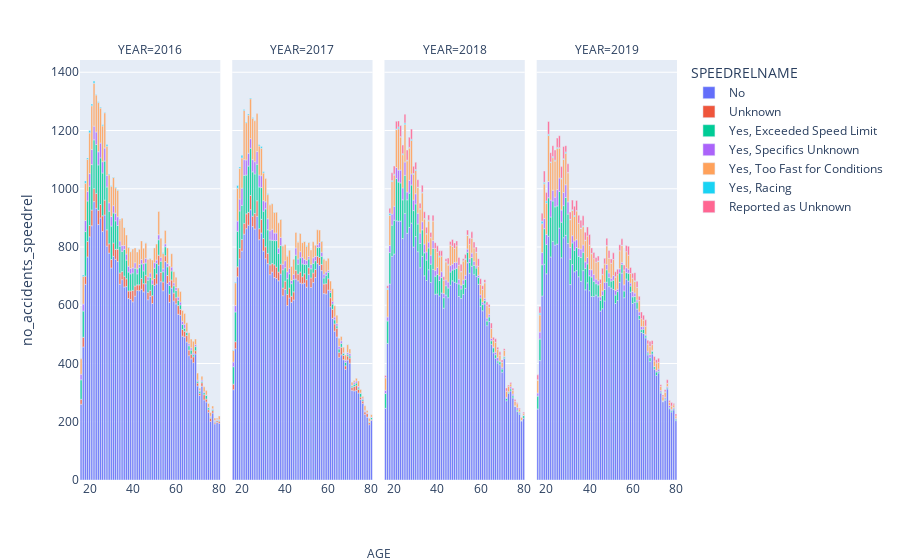

The notebook cell this image was saved under:
### Markdown cell above
Now we can add two additional visualization that tells us the number of accidents by age that are Overspeeding related and Distracted driving related

### Code cell
crash_age_speedrel = pd.read_sql_query('''SELECT
                                            YEAR,
                                            AGE,
                                            SPEEDRELNAME,
                                            COUNT(*) as no_accidents_speedrel
                                            FROM driverimpair_factors
                                            GROUP BY YEAR, AGE, SPEEDRELNAME''',engine)

fig = px.bar(crash_age_speedrel, x='AGE', y='no_accidents_speedrel', color='SPEEDRELNAME', facet_col='YEAR')
fig.for_each_xaxis(lambda x: x.update({'title':''}))

fig.add_annotation(
    showarrow=False,
    xanchor='center',
    xref='paper',
    x=0.5,
    yref='paper',
    y=-0.2,
    text='AGE'
)
fig.show()

### Figure 1 — Plotly figure (JSON) as saved in the notebook; plotly's stock layout.template omitted (floating-point values rounded to 4 significant figures)
{"data": [{"alignmentgroup": "True", "hovertemplate": "SPEEDRELNAME=No<br>YEAR=2016<br>AGE=%{x}<br>no_accidents_speedrel=%{y}<extra></extra>", "legendgroup": "No", "marker": {"color": "#636efa", "pattern": {"shape": ""}}, "name": "No", "offsetgroup": "No", "orientation": "v", "showlegend": true, "textposition": "auto", "type": "bar", "x": [16, 17, 18, 19, 20, 21, 22, 23, 24, 25, 26, 27, 28, 29, 30, 31, 32, 33, 34, 35, 36, 37, 38, 39, 40, 41, 42, 43, 44, 45, 46, 47, 48, 49, 50, 51, 52, 53, 54, 55, 56, 57, 58, 59, 60, 61, 62, 63, 64, 65, 66, 67, 68, 69, 70, 71, 72, 73, 74, 75, 76, 77, 78, 79, 80], "xaxis": "x", "y": [260, 457, 672, 766, 835, 873, 956, 933, 877, 900, 853, 910, 803, 779, 728, 768, 758, 750, 672, 688, 663, 664, 623, 620, 612, 631, 651, 650, 655, 646, 674, 619, 631, 606, 668, 673, 738, 681, 650, 750, 675, 610, 659, 615, 605, 569, 566, 494, 491, 474, 427, 416, 403, 433, 323, 290, 322, 275, 268, 233, 201, 230, 193, 198, 195], "yaxis": "y"}, {"alignmentgroup": "True", "hovertemplate": "SPEEDRELNAME=No<br>YEAR=2017<br>AGE=%{x}<br>no_accidents_speedrel=%{y}<extra></extra>", "legendgroup": "No", "marker": {"color": "#636efa", "pattern": {"shape": ""}}, "name": "No", "offsetgroup": "No", "orientation": "v", "showlegend": false, "textposition": "auto", "type": "bar", "x": [16, 17, 18, 19, 20, 21, 22, 23, 24, 25, 26, 27, 28, 29, 30, 31, 32, 33, 34, 35, 36, 37, 38, 39, 40, 41, 42, 43, 44, 45, 46, 47, 48, 49, 50, 51, 52, 53, 54, 55, 56, 57, 58, 59, 60, 61, 62, 63, 64, 65, 66, 67, 68, 69, 70, 71, 72, 73, 74, 75, 76, 77, 78, 79, 80], "xaxis": "x2", "y": [310, 451, 698, 760, 786, 844, 863, 875, 928, 870, 862, 905, 825, 848, 786, 760, 743, 705, 714, 695, 692, 684, 707, 633, 654, 599, 625, 610, 618, 690, 684, 676, 674, 676, 662, 706, 661, 678, 695, 743, 737, 719, 640, 639, 652, 595, 555, 511, 491, 421, 430, 413, 380, 412, 401, 307, 306, 307, 299, 276, 263, 225, 216, 190, 205], "yaxis": "y2"}, {"alignmentgroup": "True", "hovertemplate": "SPEEDRELNAME=No<br>YEAR=2018<br>AGE=%{x}<br>no_accidents_speedrel=%{y}<extra></extra>", "legendgroup": "No", "marker": {"color": "#636efa", "pattern": {"shape": ""}}, "name": "No", "offsetgroup": "No", "orientation": "v", "showlegend": false, "textposition": "auto", "type": "bar", "x": [16, 17, 18, 19, 20, 21, 22, 23, 24, 25, 26, 27, 28, 29, 30, 31, 32, 33, 34, 35, 36, 37, 38, 39, 40, 41, 42, 43, 44, 45, 46, 47, 48, 49, 50, 51, 52, 53, 54, 55, 56, 57, 58, 59, 60, 61, 62, 63, 64, 65, 66, 67, 68, 69, 70, 71, 72, 73, 74, 75, 76, 77, 78, 79, 80], "xaxis": "x3", "y": [246, 469, 673, 768, 776, 890, 889, 889, 829, 915, 847, 867, 882, 800, 836, 784, 729, 768, 701, 685, 722, 678, 723, 638, 639, 632, 642, 590, 635, 626, 669, 684, 679, 676, 630, 623, 637, 658, 746, 710, 734, 706, 699, 672, 597, 581, 605, 530, 544, 466, 437, 418, 402, 396, 370, 417, 272, 298, 306, 282, 253, 235, 226, 203, 212], "yaxis": "y3"}, {"alignmentgroup": "True", "hovertemplate": "SPEEDRELNAME=No<br>YEAR=2019<br>AGE=%{x}<br>no_accidents_speedrel=%{y}<extra></extra>", "legendgroup": "No", "marker": {"color": "#636efa", "pattern": {"shape": ""}}, "name": "No", "offsetgroup": "No", "orientation": "v", "showlegend": false, "textposition": "auto", "type": "bar", "x": [16, 17, 18, 19, 20, 21, 22, 23, 24, 25, 26, 27, 28, 29, 30, 31, 32, 33, 34, 35, 36, 37, 38, 39, 40, 41, 42, 43, 44, 45, 46, 47, 48, 49, 50, 51, 52, 53, 54, 55, 56, 57, 58, 59, 60, 61, 62, 63, 64, 65, 66, 67, 68, 69, 70, 71, 72, 73, 74, 75, 76, 77, 78, 79, 80], "xaxis": "x4", "y": [244, 410, 632, 741, 708, 837, 766, 819, 807, 810, 865, 763, 832, 840, 812, 671, 740, 715, 719, 698, 682, 719, 653, 677, 650, 630, 630, 635, 629, 580, 588, 615, 679, 664, 659, 654, 606, 616, 679, 710, 626, 690, 683, 645, 606, 610, 587, 552, 507, 503, 488, 430, 407, 433, 381, 359, 368, 299, 269, 274, 313, 245, 234, 241, 204], "yaxis": "y4"}, {"alignmentgroup": "True", "hovertemplate": "SPEEDRELNAME=Unknown<br>YEAR=2016<br>AGE=%{x}<br>no_accidents_speedrel=%{y}<extra></extra>", "legendgroup": "Unknown", "marker": {"color": "#EF553B", "pattern": {"shape": ""}}, "name": "Unknown", "offsetgroup": "Unknown", "orientation": "v", "showlegend": true, "textposition": "auto", "type": "bar", "x": [16, 17, 18, 19, 20, 21, 22, 23, 24, 25, 26, 27, 28, 29, 30, 31, 32, 33, 34, 35, 36, 37, 38, 39, 40, 41, 42, 43, 44, 45, 46, 47, 48, 49, 50, 51, 52, 53, 54, 55, 56, 57, 58, 59, 60, 61, 62, 63, 64, 65, 66, 67, 68, 69, 70, 71, 72, 73, 74, 75, 76, 77, 78, 79, 80], "xaxis": "x", "y": [17, 33, 28, 53, 39, 54, 45, 51, 49, 46, 54, 51, 56, 32, 29, 46, 34, 42, 39, 28, 37, 27, 26, 29, 39, 35, 19, 20, 37, 28, 29, 25, 20, 27, 24, 35, 34, 32, 30, 20, 27, 28, 28, 27, 21, 30, 20, 23, 20, 22, 19, 16, 20, 11, 10, 8, 12, 18, 10, 8, 11, 8, 5, 6, 7], "yaxis": "y"}, {"alignmentgroup": "True", "hovertemplate": "SPEEDRELNAME=Unknown<br>YEAR=2017<br>AGE=%{x}<br>no_accidents_speedrel=%{y}<extra></extra>", "legendgroup": "Unknown", "marker": {"color": "#EF553B", "pattern": {"shape": ""}}, "name": "Unknown", "offsetgroup": "Unknown", "orientation": "v", "showlegend": false, "textposition": "auto", "type": "bar", "x": [16, 17, 18, 19, 20, 21, 22, 23, 24, 25, 26, 27, 28, 29, 30, 31, 32, 33, 34, 35, 36, 37, 38, 39, 40, 41, 42, 43, 44, 45, 46, 47, 48, 49, 50, 51, 52, 53, 54, 55, 56, 57, 58, 59, 60, 61, 62, 63, 64, 65, 66, 67, 68, 69, 70, 71, 72, 73, 74, 75, 76, 77, 78, 79, 80], "xaxis": "x2", "y": [19, 24, 34, 35, 40, 37, 51, 44, 49, 36, 53, 54, 38, 47, 43, 41, 35, 34, 29, 44, 39, 30, 34, 26, 29, 38, 34, 21, 28, 30, 23, 38, 24, 32, 26, 23, 33, 33, 28, 25, 27, 21, 33, 35, 39, 31, 31, 25, 30, 17, 26, 15, 12, 14, 18, 11, 15, 17, 12, 9, 8, 9, 12, 7, 3], "yaxis": "y2"}, {"alignmentgroup": "True", "hovertemplate": "SPEEDRELNAME=Yes, Exceeded Speed Limit<br>YEAR=2016<br>AGE=%{x}<br>no_accidents_speedrel=%{y}<extra></extra>", "legendgroup": "Yes, Exceeded Speed Limit", "marker": {"color": "#00cc96", "pattern": {"shape": ""}}, "name": "Yes, Exceeded Speed Limit", "offsetgroup": "Yes, Exceeded Speed Limit", "orientation": "v", "showlegend": true, "textposition": "auto", "type": "bar", "x": [16, 17, 18, 19, 20, 21, 22, 23, 24, 25, 26, 27, 28, 29, 30, 31, 32, 33, 34, 35, 36, 37, 38, 39, 40, 41, 42, 43, 44, 45, 46, 47, 48, 49, 50, 51, 52, 53, 54, 55, 56, 57, 58, 59, 60, 61, 62, 63, 64, 65, 66, 67, 68, 69, 70, 71, 72, 73, 74, 75, 76, 77, 78, 79, 80], "xaxis": "x", "y": [67, 90, 153, 139, 135, 156, 167, 168, 156, 160, 147, 134, 147, 112, 115, 103, 98, 82, 92, 69, 92, 64, 65, 59, 60, 61, 38, 59, 50, 44, 42, 42, 45, 39, 35, 36, 53, 38, 35, 31, 30, 30, 31, 25, 25, 18, 15, 17, 10, 11, 15, 14, 7, 14, 6, 7, 4, 7, 13, 7, 3, 4, 3, 2, 3], "yaxis": "y"}, {"alignmentgroup": "True", "hovertemplate": "SPEEDRELNAME=Yes, Exceeded Speed Limit<br>YEAR=2017<br>AGE=%{x}<br>no_accidents_speedrel=%{y}<extra></extra>", "legendgroup": "Yes, Exceeded Speed Limit", "marker": {"color": "#00cc96", "pattern": {"shape": ""}}, "name": "Yes, Exceeded Speed Limit", "offsetgroup": "Yes, Exceeded Speed Limit", "orientation": "v", "showlegend": false, "textposition": "auto", "type": "bar", "x": [16, 17, 18, 19, 20, 21, 22, 23, 24, 25, 26, 27, 28, 29, 30, 31, 32, 33, 34, 35, 36, 37, 38, 39, 40, 41, 42, 43, 44, 45, 46, 47, 48, 49, 50, 51, 52, 53, 54, 55, 56, 57, 58, 59, 60, 61, 62, 63, 64, 65, 66, 67, 68, 69, 70, 71, 72, 73, 74, 75, 76, 77, 79, 80], "xaxis": "x2", "y": [60, 102, 122, 129, 117, 165, 133, 159, 162, 152, 136, 125, 143, 109, 94, 130, 81, 85, 80, 83, 91, 64, 64, 63, 46, 54, 49, 43, 42, 52, 34, 49, 44, 32, 53, 30, 31, 33, 30, 30, 35, 28, 21, 29, 22, 18, 18, 14, 8, 12, 13, 7, 12, 6, 7, 5, 8, 9, 5, 13, 5, 1, 2, 7], "yaxis": "y2"}, {"alignmentgroup": "True", "hovertemplate": "SPEEDRELNAME=Yes, Exceeded Speed Limit<br>YEAR=2018<br>AGE=%{x}<br>no_accidents_speedrel=%{y}<extra></extra>", "legendgroup": "Yes, Exceeded Speed Limit", "marker": {"color": "#00cc96", "pattern": {"shape": ""}}, "name": "Yes, Exceeded Speed Limit", "offsetgroup": "Yes, Exceeded Speed Limit", "orientation": "v", "showlegend": false, "textposition": "auto", "type": "bar", "x": [16, 17, 18, 19, 20, 21, 22, 23, 24, 25, 26, 27, 28, 29, 30, 31, 32, 33, 34, 35, 36, 37, 38, 39, 40, 41, 42, 43, 44, 45, 46, 47, 48, 49, 50, 51, 52, 53, 54, 55, 56, 57, 58, 59, 60, 61, 62, 63, 64, 65, 66, 67, 68, 69, 70, 71, 72, 73, 74, 75, 76, 77, 78, 79, 80], "xaxis": "x3", "y": [51, 77, 108, 107, 116, 145, 134, 131, 133, 131, 115, 118, 131, 125, 112, 95, 83, 91, 79, 70, 75, 63, 72, 62, 67, 53, 53, 36, 32, 33, 45, 37, 45, 51, 43, 33, 35, 31, 36, 37, 30, 31, 29, 23, 28, 21, 11, 16, 16, 12, 17, 12, 7, 10, 11, 5, 8, 4, 7, 7, 1, 5, 4, 1, 9], "yaxis": "y3"}, {"alignmentgroup": "True", "hovertemplate": "SPEEDRELNAME=Yes, Exceeded Speed Limit<br>YEAR=2019<br>AGE=%{x}<br>no_accidents_speedrel=%{y}<extra></extra>", "legendgroup": "Yes, Exceeded Speed Limit", "marker": {"color": "#00cc96", "pattern": {"shape": ""}}, "name": "Yes, Exceeded Speed Limit", "offsetgroup": "Yes, Exceeded Speed Limit", "orientation": "v", "showlegend": false, "textposition": "auto", "type": "bar", "x": [16, 17, 18, 19, 20, 21, 22, 23, 24, 25, 26, 27, 28, 29, 30, 31, 32, 33, 34, 35, 36, 37, 38, 39, 40, 41, 42, 43, 44, 45, 46, 47, 48, 49, 50, 51, 52, 53, 54, 55, 56, 57, 58, 59, 60, 61, 62, 63, 64, 65, 66, 67, 68, 69, 70, 71, 72, 73, 74, 75, 76, 77, 78, 79, 80], "xaxis": "x4", "y": [44, 74, 107, 122, 101, 132, 137, 139, 131, 131, 126, 122, 110, 130, 101, 87, 74, 74, 79, 70, 82, 63, 73, 65, 51, 67, 52, 39, 41, 37, 46, 39, 43, 31, 24, 32, 29, 31, 32, 30, 23, 22, 27, 21, 23, 20, 24, 13, 9, 15, 7, 6, 13, 9, 8, 12, 5, 3, 1, 4, 4, 3, 5, 4, 5], "yaxis": "y4"}, {"alignmentgroup": "True", "hovertemplate": "SPEEDRELNAME=Yes, Specifics Unknown<br>YEAR=2016<br>AGE=%{x}<br>no_accidents_speedrel=%{y}<extra></extra>", "legendgroup": "Yes, Specifics Unknown", "marker": {"color": "#ab63fa", "pattern": {"shape": ""}}, "name": "Yes, Specifics Unknown", "offsetgroup": "Yes, Specifics Unknown", "orientation": "v", "showlegend": true, "textposition": "auto", "type": "bar", "x": [16, 17, 18, 19, 20, 21, 22, 23, 24, 25, 26, 27, 28, 29, 30, 31, 32, 33, 34, 35, 36, 37, 38, 39, 40, 41, 42, 43, 44, 45, 46, 47, 48, 49, 50, 51, 52, 53, 54, 55, 56, 57, 58, 59, 60, 61, 62, 63, 64, 65, 66, 67, 68, 69, 70, 71, 72, 73, 74, 75, 76, 77, 78, 79, 80], "xaxis": "x", "y": [19, 24, 38, 33, 43, 52, 47, 43, 45, 51, 39, 45, 40, 29, 33, 25, 26, 30, 18, 20, 13, 21, 20, 18, 18, 19, 17, 11, 15, 25, 16, 11, 15, 15, 19, 11, 17, 14, 10, 10, 11, 13, 13, 10, 10, 11, 10, 11, 14, 2, 7, 8, 6, 7, 4, 3, 5, 3, 1, 2, 4, 3, 3, 3, 2], "yaxis": "y"}, {"alignmentgroup": "True", "hovertemplate": "SPEEDRELNAME=Yes, Specifics Unknown<br>YEAR=2017<br>AGE=%{x}<br>no_accidents_speedrel=%{y}<extra></extra>", "legendgroup": "Yes, Specifics Unknown", "marker": {"color": "#ab63fa", "pattern": {"shape": ""}}, "name": "Yes, Specifics Unknown", "offsetgroup": "Yes, Specifics Unknown", "orientation": "v", "showlegend": false, "textposition": "auto", "type": "bar", "x": [16, 17, 18, 19, 20, 21, 22, 23, 24, 25, 26, 27, 28, 29, 30, 31, 32, 33, 34, 35, 36, 37, 38, 39, 40, 41, 42, 43, 44, 45, 46, 47, 48, 49, 50, 51, 52, 53, 54, 55, 56, 57, 58, 59, 60, 61, 62, 63, 64, 65, 66, 67, 68, 69, 70, 71, 72, 73, 74, 75, 76, 77, 78, 79, 80], "xaxis": "x2", "y": [16, 22, 35, 41, 59, 54, 52, 44, 33, 42, 42, 44, 41, 41, 36, 24, 38, 32, 38, 26, 26, 18, 28, 19, 24, 24, 19, 11, 18, 25, 18, 21, 23, 18, 13, 8, 15, 19, 15, 10, 17, 14, 13, 11, 7, 6, 10, 10, 8, 9, 9, 2, 7, 6, 8, 2, 7, 7, 5, 1, 5, 4, 3, 2, 1], "yaxis": "y2"}, {"alignmentgroup": "True", "hovertemplate": "SPEEDRELNAME=Yes, Specifics Unknown<br>YEAR=2018<br>AGE=%{x}<br>no_accidents_speedrel=%{y}<extra></extra>", "legendgroup": "Yes, Specifics Unknown", "marker": {"color": "#ab63fa", "pattern": {"shape": ""}}, "name": "Yes, Specifics Unknown", "offsetgroup": "Yes, Specifics Unknown", "orientation": "v", "showlegend": false, "textposition": "auto", "type": "bar", "x": [16, 17, 18, 19, 20, 21, 22, 23, 24, 25, 26, 27, 28, 29, 30, 31, 32, 33, 34, 35, 36, 37, 38, 39, 40, 41, 42, 43, 44, 45, 46, 47, 48, 49, 50, 51, 52, 53, 54, 55, 56, 57, 58, 59, 60, 61, 62, 63, 64, 65, 66, 67, 68, 69, 70, 71, 72, 73, 74, 75, 76, 77, 78, 79, 80], "xaxis": "x3", "y": [11, 14, 24, 38, 48, 38, 41, 44, 41, 46, 27, 44, 38, 36, 35, 37, 36, 28, 30, 28, 20, 31, 27, 19, 24, 16, 20, 14, 20, 21, 22, 20, 23, 21, 16, 13, 15, 14, 11, 13, 15, 14, 7, 8, 11, 9, 8, 10, 9, 8, 3, 9, 12, 3, 6, 3, 4, 1, 7, 6, 1, 8, 4, 1, 1], "yaxis": "y3"}, {"alignmentgroup": "True", "hovertemplate": "SPEEDRELNAME=Yes, Specifics Unknown<br>YEAR=2019<br>AGE=%{x}<br>no_accidents_speedrel=%{y}<extra></extra>", "legendgroup": "Yes, Specifics Unknown", "marker": {"color": "#ab63fa", "pattern": {"shape": ""}}, "name": "Yes, Specifics Unknown", "offsetgroup": "Yes, Specifics Unknown", "orientation": "v", "showlegend": false, "textposition": "auto", "type": "bar", "x": [16, 17, 18, 19, 20, 21, 22, 23, 24, 25, 26, 27, 28, 29, 30, 31, 32, 33, 34, 35, 36, 37, 38, 39, 40, 41, 42, 43, 44, 45, 46, 47, 48, 49, 50, 51, 52, 53, 54, 55, 56, 57, 58, 59, 60, 61, 62, 63, 64, 65, 66, 67, 68, 69, 70, 71, 72, 73, 74, 75, 76, 77, 78, 79, 80], "xaxis": "x4", "y": [11, 24, 42, 35, 34, 56, 58, 37, 33, 56, 46, 42, 45, 44, 42, 40, 25, 32, 27, 27, 29, 25, 23, 22, 22, 25, 24, 16, 14, 12, 15, 25, 18, 16, 10, 16, 16, 8, 14, 7, 21, 17, 14, 10, 18, 12, 7, 12, 11, 8, 5, 6, 11, 3, 1, 5, 8, 5, 2, 6, 4, 8, 4, 4, 3], "yaxis": "y4"}, {"alignmentgroup": "True", "hovertemplate": "SPEEDRELNAME=Yes, Too Fast for Conditions<br>YEAR=2016<br>AGE=%{x}<br>no_accidents_speedrel=%{y}<extra></extra>", "legendgroup": "Yes, Too Fast for Conditions", "marker": {"color": "#FFA15A", "pattern": {"shape": ""}}, "name": "Yes, Too Fast for Conditions", "offsetgroup": "Yes, Too Fast for Conditions", "orientation": "v", "showlegend": true, "textposition": "auto", "type": "bar", "x": [16, 17, 18, 19, 20, 21, 22, 23, 24, 25, 26, 27, 28, 29, 30, 31, 32, 33, 34, 35, 36, 37, 38, 39, 40, 41, 42, 43, 44, 45, 46, 47, 48, 49, 50, 51, 52, 53, 54, 55, 56, 57, 58, 59, 60, 61, 62, 63, 64, 65, 66, 67, 68, 69, 70, 71, 72, 73, 74, 75, 76, 77, 78, 79, 80], "xaxis": "x", "y": [53, 95, 128, 110, 140, 150, 147, 127, 169, 120, 123, 121, 100, 96, 104, 97, 87, 91, 72, 94, 62, 65, 64, 58, 64, 51, 58, 52, 64, 53, 53, 60, 49, 68, 51, 55, 80, 65, 53, 46, 54, 54, 46, 38, 35, 31, 36, 37, 37, 31, 38, 30, 40, 19, 24, 7, 13, 17, 15, 13, 13, 9, 9, 4, 13], "yaxis": "y"}, {"alignmentgroup": "True", "hovertemplate": "SPEEDRELNAME=Yes, Too Fast for Conditions<br>YEAR=2017<br>AGE=%{x}<br>no_accidents_speedrel=%{y}<extra></extra>", "legendgroup": "Yes, Too Fast for Conditions", "marker": {"color": "#FFA15A", "pattern": {"shape": ""}}, "name": "Yes, Too Fast for Conditions", "offsetgroup": "Yes, Too Fast for Conditions", "orientation": "v", "showlegend": false, "textposition": "auto", "type": "bar", "x": [16, 17, 18, 19, 20, 21, 22, 23, 24, 25, 26, 27, 28, 29, 30, 31, 32, 33, 34, 35, 36, 37, 38, 39, 40, 41, 42, 43, 44, 45, 46, 47, 48, 49, 50, 51, 52, 53, 54, 55, 56, 57, 58, 59, 60, 61, 62, 63, 64, 65, 66, 67, 68, 69, 70, 71, 72, 73, 74, 75, 76, 77, 78, 79, 80], "xaxis": "x2", "y": [40, 78, 113, 105, 104, 169, 128, 131, 137, 142, 141, 130, 100, 94, 95, 80, 83, 89, 88, 71, 71, 87, 62, 63, 56, 54, 62, 49, 52, 53, 58, 63, 50, 61, 48, 49, 50, 55, 38, 51, 42, 38, 52, 39, 41, 33, 43, 38, 29, 28, 15, 19, 18, 27, 16, 11, 6, 9, 19, 12, 6, 16, 8, 11, 8], "yaxis": "y2"}, {"alignmentgroup": "True", "hovertemplate": "SPEEDRELNAME=Yes, Too Fast for Conditions<br>YEAR=2018<br>AGE=%{x}<br>no_accidents_speedrel=%{y}<extra></extra>", "legendgroup": "Yes, Too Fast for Conditions", "marker": {"color": "#FFA15A", "pattern": {"shape": ""}}, "name": "Yes, Too Fast for Conditions", "offsetgroup": "Yes, Too Fast for Conditions", "orientation": "v", "showlegend": false, "textposition": "auto", "type": "bar", "x": [16, 17, 18, 19, 20, 21, 22, 23, 24, 25, 26, 27, 28, 29, 30, 31, 32, 33, 34, 35, 36, 37, 38, 39, 40, 41, 42, 43, 44, 45, 46, 47, 48, 49, 50, 51, 52, 53, 54, 55, 56, 57, 58, 59, 60, 61, 62, 63, 64, 65, 66, 67, 68, 69, 70, 71, 72, 73, 74, 75, 76, 77, 78, 79, 80], "xaxis": "x3", "y": [43, 94, 104, 112, 107, 130, 142, 114, 114, 129, 107, 111, 115, 89, 80, 88, 82, 99, 86, 62, 72, 60, 67, 76, 52, 65, 54, 46, 62, 58, 71, 61, 48, 56, 48, 46, 65, 55, 47, 49, 51, 46, 46, 31, 35, 43, 53, 44, 24, 34, 23, 34, 27, 20, 17, 20, 21, 19, 10, 13, 15, 14, 10, 10, 6], "yaxis": "y3"}, {"alignmentgroup": "True", "hovertemplate": "SPEEDRELNAME=Yes, Too Fast for Conditions<br>YEAR=2019<br>AGE=%{x}<br>no_accidents_speedrel=%{y}<extra></extra>", "legendgroup": "Yes, Too Fast for Conditions", "marker": {"color": "#FFA15A", "pattern": {"shape": ""}}, "name": "Yes, Too Fast for Conditions", "offsetgroup": "Yes, Too Fast for Conditions", "orientation": "v", "showlegend": false, "textposition": "auto", "type": "bar", "x": [16, 17, 18, 19, 20, 21, 22, 23, 24, 25, 26, 27, 28, 29, 30, 31, 32, 33, 34, 35, 36, 37, 38, 39, 40, 41, 42, 43, 44, 45, 46, 47, 48, 49, 50, 51, 52, 53, 54, 55, 56, 57, 58, 59, 60, 61, 62, 63, 64, 65, 66, 67, 68, 69, 70, 71, 72, 73, 74, 75, 76, 77, 78, 79, 80], "xaxis": "x4", "y": [44, 59, 99, 119, 108, 158, 129, 112, 124, 141, 103, 107, 114, 108, 100, 96, 87, 84, 99, 86, 71, 63, 73, 74, 83, 55, 54, 58, 66, 46, 56, 63, 64, 50, 51, 55, 46, 50, 62, 58, 51, 55, 48, 33, 46, 40, 43, 39, 27, 23, 28, 25, 27, 20, 19, 26, 23, 14, 14, 18, 11, 11, 11, 9, 8], "yaxis": "y4"}, {"alignmentgroup": "True", "hovertemplate": "SPEEDRELNAME=Yes, Racing<br>YEAR=2016<br>AGE=%{x}<br>no_accidents_speedrel=%{y}<extra></extra>", "legendgroup": "Yes, Racing", "marker": {"color": "#19d3f3", "pattern": {"shape": ""}}, "name": "Yes, Racing", "offsetgroup": "Yes, Racing", "orientation": "v", "showlegend": true, "textposition": "auto", "type": "bar", "x": [17, 18, 19, 20, 21, 22, 23, 24, 25, 26, 27, 28, 29, 30, 31, 32, 33, 34, 36, 38, 39, 46, 48, 54], "xaxis": "x", "y": [5, 8, 5, 8, 6, 8, 2, 3, 3, 4, 2, 6, 3, 1, 1, 2, 2, 2, 1, 2, 1, 1, 1, 2], "yaxis": "y"}, {"alignmentgroup": "True", "hovertemplate": "SPEEDRELNAME=Yes, Racing<br>YEAR=2017<br>AGE=%{x}<br>no_accidents_speedrel=%{y}<extra></extra>", "legendgroup": "Yes, Racing", "marker": {"color": "#19d3f3", "pattern": {"shape": ""}}, "name": "Yes, Racing", "offsetgroup": "Yes, Racing", "orientation": "v", "showlegend": false, "textposition": "auto", "type": "bar", "x": [16, 17, 18, 19, 20, 21, 22, 23, 24, 25, 26, 28, 29, 30, 32, 33, 34, 35, 38, 39, 41, 43, 46, 47, 49, 50, 51, 57, 58, 69], "xaxis": "x2", "y": [1, 3, 9, 5, 9, 3, 2, 4, 3, 3, 1, 4, 6, 4, 3, 1, 1, 1, 1, 1, 1, 1, 1, 1, 1, 2, 1, 1, 1, 1], "yaxis": "y2"}, {"alignmentgroup": "True", "hovertemplate": "SPEEDRELNAME=Yes, Racing<br>YEAR=2018<br>AGE=%{x}<br>no_accidents_speedrel=%{y}<extra></extra>", "legendgroup": "Yes, Racing", "marker": {"color": "#19d3f3", "pattern": {"shape": ""}}, "name": "Yes, Racing", "offsetgroup": "Yes, Racing", "orientation": "v", "showlegend": false, "textposition": "auto", "type": "bar", "x": [16, 17, 18, 19, 20, 21, 22, 23, 24, 25, 26, 27, 28, 29, 30, 31, 32, 33, 34, 35, 36, 37, 41, 44, 45, 47, 51, 52, 53, 54, 58, 62], "xaxis": "x3", "y": [1, 4, 7, 3, 3, 2, 6, 1, 3, 5, 2, 2, 4, 2, 3, 1, 2, 2, 2, 1, 3, 1, 3, 1, 3, 1, 1, 1, 2, 1, 1, 1], "yaxis": "y3"}, {"alignmentgroup": "True", "hovertemplate": "SPEEDRELNAME=Yes, Racing<br>YEAR=2019<br>AGE=%{x}<br>no_accidents_speedrel=%{y}<extra></extra>", "legendgroup": "Yes, Racing", "marker": {"color": "#19d3f3", "pattern": {"shape": ""}}, "name": "Yes, Racing", "offsetgroup": "Yes, Racing", "orientation": "v", "showlegend": false, "textposition": "auto", "type": "bar", "x": [16, 17, 18, 19, 20, 21, 22, 23, 24, 25, 26, 27, 28, 29, 30, 31, 32, 33, 34, 36, 37, 38, 41, 44, 46, 48, 52, 55, 61, 75], "xaxis": "x4", "y": [1, 6, 9, 5, 7, 4, 2, 4, 3, 4, 1, 2, 2, 4, 1, 1, 2, 3, 1, 1, 3, 1, 1, 2, 1, 1, 1, 1, 2, 1], "yaxis": "y4"}, {"alignmentgroup": "True", "hovertemplate": "SPEEDRELNAME=Reported as Unknown<br>YEAR=2018<br>AGE=%{x}<br>no_accidents_speedrel=%{y}<extra></extra>", "legendgroup": "Reported as Unknown", "marker": {"color": "#FF6692", "pattern": {"shape": ""}}, "name": "Reported as Unknown", "offsetgroup": "Reported as Unknown", "orientation": "v", "showlegend": true, "textposition": "auto", "type": "bar", "x": [16, 17, 18, 19, 20, 21, 22, 23, 24, 25, 26, 27, 28, 29, 30, 31, 32, 33, 34, 35, 36, 37, 38, 39, 40, 41, 42, 43, 44, 45, 46, 47, 48, 49, 50, 51, 52, 53, 54, 55, 56, 57, 58, 59, 60, 61, 62, 63, 64, 65, 66, 67, 68, 69, 70, 71, 72, 73, 74, 75, 76, 77, 78, 79, 80], "xaxis": "x3", "y": [7, 9, 17, 27, 28, 27, 21, 38, 30, 30, 35, 35, 35, 25, 25, 26, 18, 24, 23, 22, 18, 17, 20, 20, 22, 18, 18, 12, 10, 21, 12, 23, 19, 17, 27, 25, 7, 14, 17, 21, 22, 20, 18, 26, 20, 13, 10, 11, 10, 19, 10, 12, 8, 11, 8, 6, 11, 4, 5, 7, 6, 3, 3, 1, 5], "yaxis": "y3"}, {"alignmentgroup": "True", "hovertemplate": "SPEEDRELNAME=Reported as Unknown<br>YEAR=2019<br>AGE=%{x}<br>no_accidents_speedrel=%{y}<extra></extra>", "legendgroup": "Reported as Unknown", "marker": {"color": "#FF6692", "pattern": {"shape": ""}}, "name": "Reported as Unknown", "offsetgroup": "Reported as Unknown", "orientation": "v", "showlegend": false, "textposition": "auto", "type": "bar", "x": [16, 17, 18, 19, 20, 21, 22, 23, 24, 25, 26, 27, 28, 29, 30, 31, 32, 33, 34, 35, 36, 37, 38, 39, 40, 41, 42, 43, 44, 45, 46, 47, 48, 49, 50, 51, 52, 53, 54, 55, 56, 57, 58, 59, 60, 61, 62, 63, 64, 65, 66, 67, 68, 69, 70, 71, 72, 73, 74, 75, 76, 77, 78, 79, 80], "xaxis": "x4", "y": [17, 23, 27, 39, 29, 44, 32, 37, 35, 32, 41, 40, 42, 22, 30, 25, 33, 32, 35, 28, 27, 34, 28, 31, 37, 19, 21, 16, 17, 14, 21, 19, 25, 27, 15, 23, 17, 19, 21, 22, 17, 21, 31, 21, 17, 28, 21, 15, 23, 17, 22, 13, 18, 14, 15, 11, 14, 6, 6, 7, 12, 6, 12, 5, 7], "yaxis": "y4"}], "layout": {"annotations": [{"showarrow": false, "text": "YEAR=2016", "x": 0.1175, "xanchor": "center", "xref": "paper", "y": 1, "yanchor": "bottom", "yref": "paper"}, {"showarrow": false, "text": "YEAR=2017", "x": 0.3725, "xanchor": "center", "xref": "paper", "y": 1, "yanchor": "bottom", "yref": "paper"}, {"showarrow": false, "text": "YEAR=2018", "x": 0.6275, "xanchor": "center", "xref": "paper", "y": 1, "yanchor": "bottom", "yref": "paper"}, {"showarrow": false, "text": "YEAR=2019", "x": 0.8825, "xanchor": "center", "xref": "paper", "y": 1, "yanchor": "bottom", "yref": "paper"}, {"showarrow": false, "text": "AGE", "x": 0.5, "xanchor": "center", "xref": "paper", "y": -0.2, "yref": "paper"}], "barmode": "relative", "legend": {"title": {"text": "SPEEDRELNAME"}, "tracegroupgap": 0}, "margin": {"t": 60}, "xaxis": {"anchor": "y", "domain": [0, 0.235], "title": {"text": ""}}, "xaxis2": {"anchor": "y2", "domain": [0.255, 0.49], "matches": "x", "title": {"text": ""}}, "xaxis3": {"anchor": "y3", "domain": [0.51, 0.745], "matches": "x", "title": {"text": ""}}, "xaxis4": {"anchor": "y4", "domain": [0.765, 1.0], "matches": "x", "title": {"text": ""}}, "yaxis": {"anchor": "x", "domain": [0, 1], "title": {"text": "no_accidents_speedrel"}}, "yaxis2": {"anchor": "x2", "domain": [0, 1], "matches": "y", "showticklabels": false}, "yaxis3": {"anchor": "x3", "domain": [0, 1], "matches": "y", "showticklabels": false}, "yaxis4": {"anchor": "x4", "domain": [0, 1], "matches": "y", "showticklabels": false}}}
